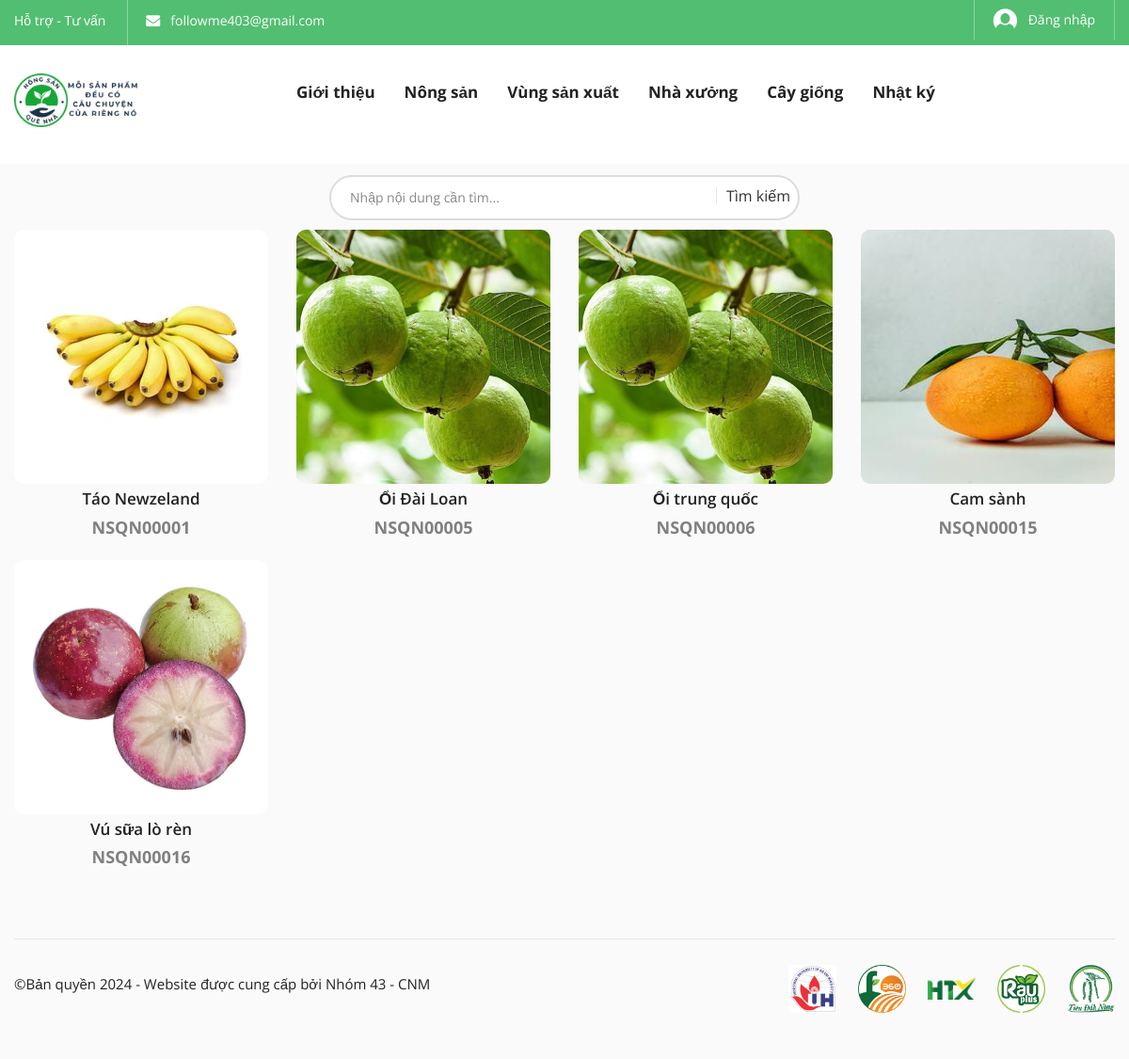
The page /sanpham.php on the database as committed earlier.
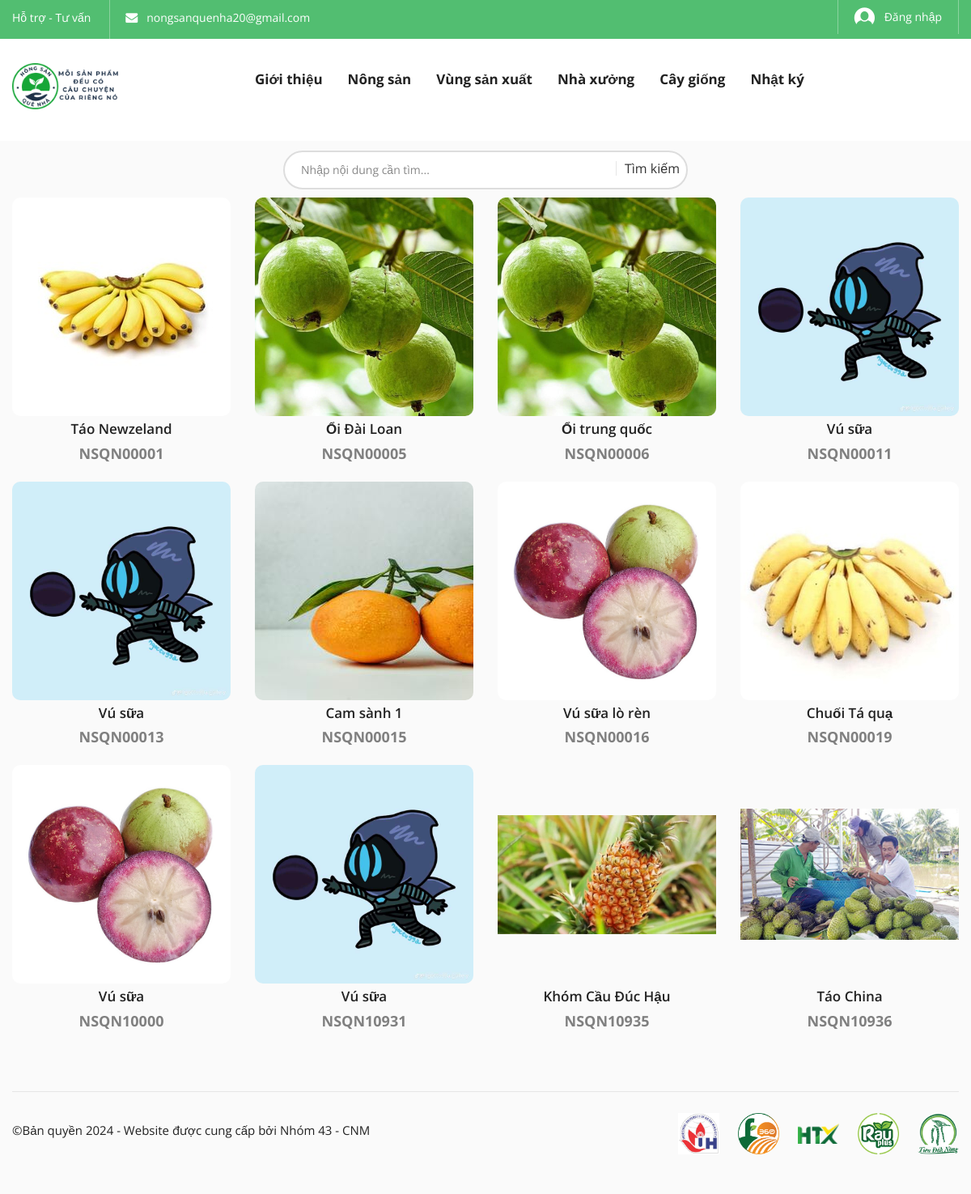
The same page on the database as committed later.
### tables this page shows
CREATE TABLE `header_info` (
  `id` int(10) NOT NULL,
  `email` varchar(30) NOT NULL,
  `tweeter` varchar(500) NOT NULL,
  `fb_link` varchar(500) NOT NULL,
  `pinterest` varchar(500) NOT NULL,
  `phone` varchar(20) NOT NULL
);

CREATE TABLE `sanpham` (
  `id_sp` int(11) NOT NULL,
  `taikhoan` int(11) DEFAULT NULL,
  `danhmuc` int(11) DEFAULT NULL,
  `caygiong` int(11) DEFAULT NULL,
  `vungsanxuat` int(11) DEFAULT NULL,
  `nhaxuong` int(11) DEFAULT NULL,
  `nhasanxuat` int(11) DEFAULT NULL,
  `nhaxuatkhau` int(11) DEFAULT NULL,
  `nhanhapkhau` int(11) DEFAULT NULL,
  `nhaphanphoi` int(11) DEFAULT NULL,
  `nhavanchuyen` int(11) DEFAULT NULL,
  `tensanpham` varchar(255) NOT NULL,
  `mavach` varchar(50) DEFAULT NULL,
  `hinhanh` varchar(255) DEFAULT NULL,
  `gia` varchar(100) DEFAULT NULL,
  `xuatxu` varchar(255) DEFAULT NULL,
  `maqr` varchar(255) DEFAULT NULL,
  `mota` text,
  `congdung` text,
  `hdsd` text,
  `thanhphan` text,
  `dieukienbaoquan` varchar(255) DEFAULT NULL,
  `hinhchungnhan` varchar(255) DEFAULT NULL,
  `hinhkiemdinh` varchar(255) DEFAULT NULL,
  `ngaytao` timestamp NOT NULL DEFAULT CURRENT_TIMESTAMP,
  `trangthai` enum('dangchoxetduyet','daxetduyet') NOT NULL DEFAULT 'daxetduyet'
);

### admin/class/adminback.php (called while the page is built, shortened)
<?php
class  adminback
{
    protected $connection;
    function __construct()
    {
        $dbhost = "localhost";
        $dbuser = "tien123";
        $dbpass = "123456";
        $dbname = "nongsanquenha";
        $this->connection = mysqli_connect($dbhost, $dbuser, $dbpass, $dbname);
        mysqli_set_charset($this->connection, 'UTF8');
    }
    function view_all_product()
    {
        $query = "SELECT * FROM `sanpham` where trangthai = 'daxetduyet' ";
        if (mysqli_query($this->connection, $query)) {
            $pdt_info = mysqli_query($this->connection, $query);
            return $pdt_info;
        }
    }
    function display_links()
    {
        $query = "SELECT * FROM header_info";
        if (mysqli_query($this->connection, $query)) {
            $ctg_info = mysqli_query($this->connection, $query);
            return $ctg_info;
        }
    }
}

### sanpham.php (the view, shortened to what the changed rows need)
<?php
include_once("admin/class/adminback.php");
$obj = new adminback();
if(isset($_GET['search'])){
    $keyword = $_GET['keyword'];
    if(!empty($keyword)){
        $pdt_info = $obj->search_nongsan($keyword);
        $pdt_datas = array();
        while($pdt_ftecth = mysqli_fetch_assoc($pdt_info)){
                    $pdt_datas[] = $pdt_ftecth;
        }
        $search_item =count($pdt_datas);
    }else{
        header('location:sanpham.php');
    }
}else{
    $pdt_info = $obj->view_all_product();
    $pdt_datas = array();
    while($pdt_ftecth = mysqli_fetch_assoc($pdt_info)){
                $pdt_datas[] = $pdt_ftecth;
    }
}
?>
<?php
include_once("includes/head.php");
?>
<body class="biolife-body">
    <header id="" class="header-area style-01 layout-03">
        <?php
        include_once("includes/header_top.php");
        ?>
    </header>
    <div class="page-contain">
        <div id="main-content" class="main-content">
            <div class="container">
                <div class="product-category grid-style">
                    <div class="row">
                        <ul class="products-list">
                            <?php
                            foreach ($pdt_datas as $pdt_data) {
                                $formatted_id_sp = 'NSQN'.str_pad($pdt_data['id_sp'], 5, '0', STR_PAD_LEFT);
                            ?>
                                <li class="product-item col-lg-3 col-md-3 col-sm-4 col-xs-6">
                                    <div class="contain-product layout-default">
                                        <div class="product-thumb">
                                            <a href="chitietsanpham.php?id=<?php echo $pdt_data['id_sp'] ?>" class="link-to-product">
                                                <img style="border-radius: 10px; width: 270px; height: 270px; object-fit: contain;" src="admin/uploads/<?php echo $pdt_data['hinhanh'] ?>" alt="dd" width="270" height="270" class="product-thumnail">
                                            </a>
                                        </div>
                                        <div class="info">
                                            <?php
                                                $tennongsan = $pdt_data['tensanpham'];
                                                $max_length = 25;
                                                if (strlen($tennongsan) > $max_length) {
                                                    $tenrutgon = substr($tennongsan, 0, $max_length);
                                                    $last_space = strrpos($tenrutgon, ' ');
                                                    if ($last_space !== false) {
                                                        $tenrutgon = substr($tenrutgon, 0, $last_space);
                                                    }
                                                    echo '<h4 style="padding-bottom: 2px;" class="product-title"><a href="chitietsanpham.php?id='.$pdt_data['id_sp'].'" class="pr-name">'.$tenrutgon.'</a></h4>';
                                                } else {
                                                    echo '<h4 style="padding-bottom: 2px;" class="product-title"><a href="chitietsanpham.php?id='.$pdt_data['id_sp'].'" class="pr-name">'.$tennongsan.'</a></h4>';
                                            }
                                            ?>
                                            <div class="price">
                                                <ins><span style="color: #808080;" class="price-amount"><?php echo $formatted_id_sp ?></span></ins>
                                            </div>
                                        </div>
                                    </div>
                                </li>
                            <?php } ?>
                        </ul>
                    </div>
                </div>
            </div>
        </div>
    </div>
    <?php
    include_once("includes/script.php")
    ?>
</body>
</html>

### includes/header_top.php (shortened to what the changed rows need)
<?php
$obj= new adminback();
    $links = $obj->display_links();
?>
<div class="header-top bg-main hidden-xs">
            <div class="container">
                <div class="top-bar left">
                    <ul class="horizontal-menu">
                        <?php
                        while( $link = mysqli_fetch_assoc($links)){?>
                        <li>
                            <p style="color:white" class="fa fa-envelope"></p><a href="" > &nbsp;
                           <?php  echo $link['email'];  ?>
                          </a></li>
                    </ul>
                </div>
                <div class="top-bar right">
                               <?php } ?>
                </div>
            </div>
        </div>

Rows that differ between the two databases and show on the page:
changed header_info: email "followme403@gmail.com" → "nongsanquenha20@gmail.com"
now on this page (row edited): sanpham: hinhanh (picture), tensanpham "Vú sữa", id_sp "NSQN00011"
now on this page (row edited): sanpham: hinhanh (picture), tensanpham "Vú sữa", id_sp "NSQN00013"
changed sanpham "NSQN00015": tensanpham "Cam sành" → "Cam sành 1"
added sanpham: hinhanh (picture), tensanpham "Chuối Tá quạ", id_sp "NSQN00019"
added sanpham: hinhanh (picture), tensanpham "Vú sữa", id_sp "NSQN10000"
added sanpham: hinhanh (picture), tensanpham "Vú sữa", id_sp "NSQN10931"
added sanpham: hinhanh (picture), tensanpham "Khóm Cầu Đúc Hậu", id_sp "NSQN10935"
added sanpham: hinhanh (picture), tensanpham "Táo China", id_sp "NSQN10936"
